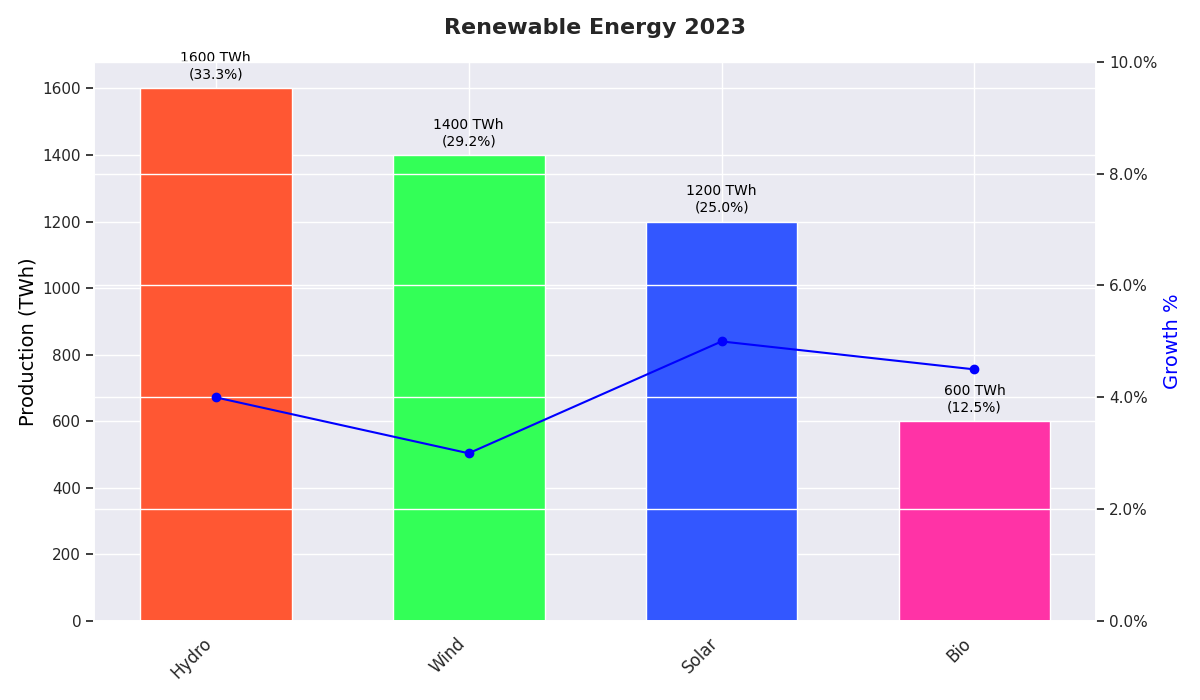

Write the Python code that produced this figure.
import matplotlib.pyplot as plt
import numpy as np

energy_sources = ['Solar', 'Wind', 'Hydro', 'Bio']
energy_production = np.array([1200, 1400, 1600, 600])
growth_rates = np.array([0.05, 0.03, 0.04, 0.045])

# Sort data in descending order based on energy production
sorted_indices = np.argsort(energy_production)[::-1]
energy_sources = [energy_sources[i] for i in sorted_indices]
energy_production = energy_production[sorted_indices]
growth_rates = growth_rates[sorted_indices]

# New set of colors
base_colors = ['#FF5733', '#33FF57', '#3357FF', '#FF33A6']

positions = np.arange(len(energy_sources))

fig, ax1 = plt.subplots(figsize=(12, 7))

for idx, base_color in enumerate(base_colors):
    ax1.bar(positions[idx], energy_production[idx], color=base_color, width=0.6)

ax1.set_xticks(positions)
ax1.set_xticklabels(energy_sources, fontsize=12, rotation=45, ha='right')
ax1.set_ylabel('Production (TWh)', fontsize=14, color='black')
ax1.set_title('Renewable Energy 2023', fontsize=16, fontweight='bold', pad=20)

total_production = np.sum(energy_production)
for idx, bar in enumerate(ax1.patches):
    height = bar.get_height()
    percentage = (height / total_production) * 100
    ax1.annotate(f'{height} TWh\n({percentage:.1f}%)',
                 xy=(bar.get_x() + bar.get_width() / 2, height),
                 xytext=(0, 5),
                 textcoords="offset points",
                 ha='center', va='bottom',
                 fontsize=10, color='black')

ax2 = ax1.twinx()
ax2.set_ylabel('Growth %', fontsize=14, color='blue')
ax2.plot(positions, growth_rates * 100, color='blue', linestyle='-', marker='o')
ax2.set_ylim(0, 10)
ax2.yaxis.set_major_formatter(lambda y, _: f'{y:.1f}%')

plt.tight_layout()
plt.show()
